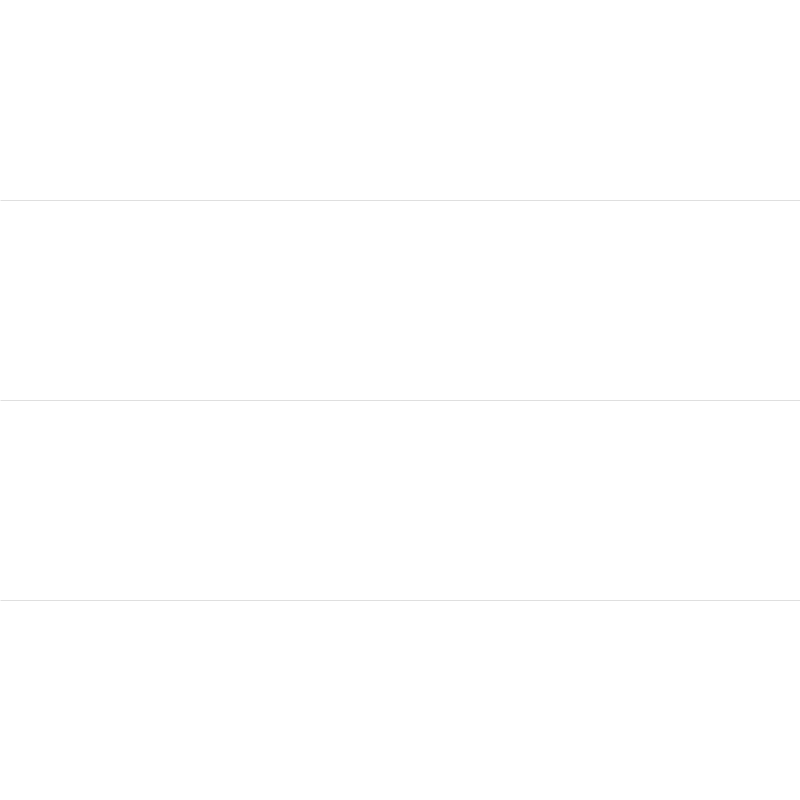
Frame 1 (no input)
Frame 60 (the mouse pressed at the canvas centre just before this capture): identical to frame 1, image omitted
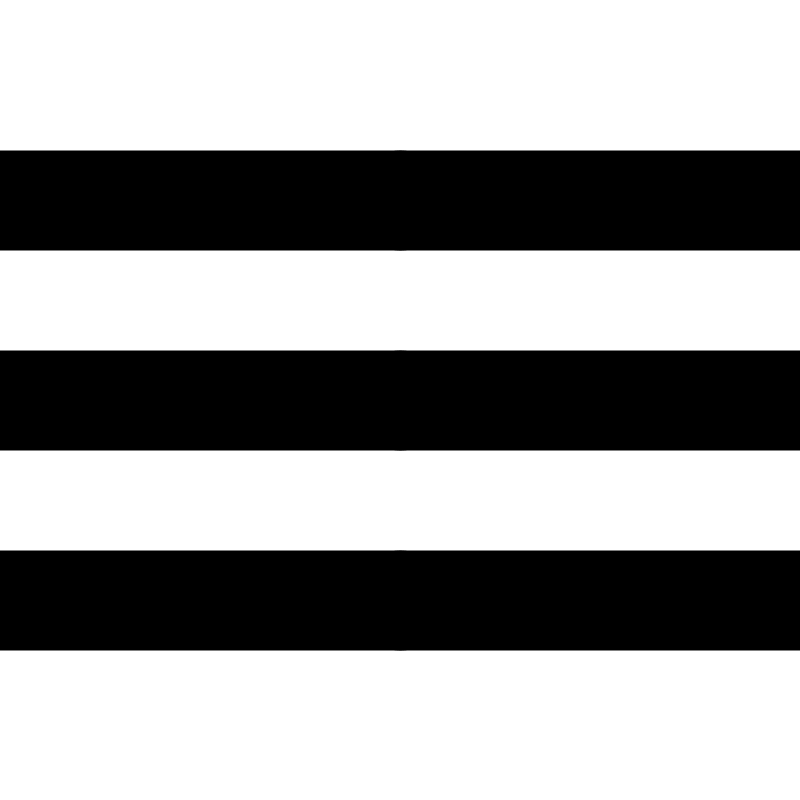
Frame 120 (the mouse held since frame 60 and released just before this capture)

The Processing sketch that drew these frames (run headless with seeded random() and noise(); from frame 60 on, the mouse is pressed at the canvas centre):

// Processing sketch: processing_5767
// ── processing_5767.pde

void setup() {
  size(800, 800);
  smooth();
}

void draw() {
  background(255);
  strokeWeight(mouseX/4);
  line (0,200,400,200);
  line (0,400,400,400);
  line (0,600,400,600);
  
  //module A
 // line (0,400,400,400);
  // strokeWeight(mouseY/4);
  //line (400,400,800,400);}

 
 strokeWeight(mouseY/4);
 line (400,200,800,200);
 line (400,400,800,400);
 line (400,600,800,600);
 }
